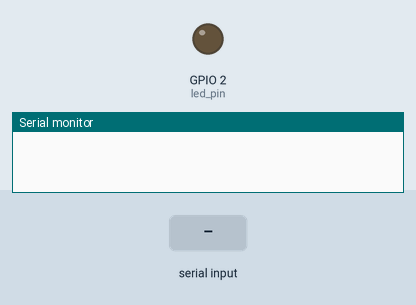
Recording of a sketch running on a simulated ESP32. On the bench: output pins drawn as LEDs (lit = HIGH), the last lines printed to the serial monitor. The inputs (shaded band) are chosen by the test bench.

Above: at 1.8 s.
1.9 s: "1\n" received over Serial
At 2.4 s:
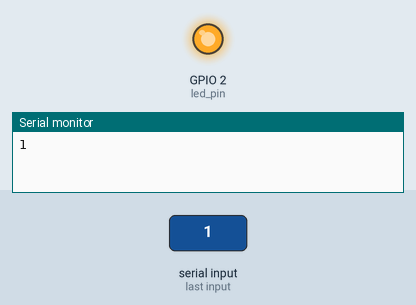
Timing chart, 0 to 8.4 s (numbered marks = the images above; inputs shaded):
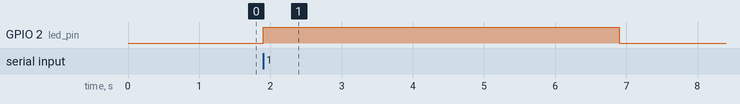

Measured:
- after the input at 1.9 s, GPIO 2 (led_pin): LOW → HIGH at once, → LOW 5.0 s later

The sketch:

Example7_Solution.ino
```cpp
// Use only core 1 for demo purposes
#if CONFIG_FREERTOS_UNICORE
static const BaseType_t app_cpu = 0;
#else
static const BaseType_t app_cpu = 1;
#endif

// Globals
static const int led_pin = LED_BUILTIN;
static char message[255];
static char c;
static int i, len = 0;
static TimerHandle_t one_shot_timer = NULL;

// Callback function: Turn off LED when timer expires
void autoDimmerCallback(TimerHandle_t xTimer) {
  digitalWrite(led_pin, LOW);
}

// Our task: Echo message input by user
void EchoMessage(void *parameter)
{
  while (1)
  {
    if (Serial.available())
    {
      c = Serial.read();

      // Turn on the LED
      digitalWrite(led_pin, HIGH);

      message[i] = c;
      i++;
      if (c == '\n')
      {
        len = i;
        i = 0;
        message[len - 1] = '\0';
        Serial.println(message);

        // Start timer (if timer is already running, this will act as xTimerReset() instead)
        xTimerStart(one_shot_timer, portMAX_DELAY);
      }
    }
  }
}

void setup() {
  // put your setup code here, to run once:
  // Configure Serial
  Serial.begin(115200);

  // Configure LED pin
  pinMode(led_pin, OUTPUT);

  // Wait a moment to start (so we don't miss Serial output)
  vTaskDelay(1000 / portTICK_PERIOD_MS);

  // Create a one-shot timer
  one_shot_timer = xTimerCreate(
                      "One-shot timer",             // Name of timer
                      5000 / portTICK_PERIOD_MS,    // Period of timer (in ticks)
                      pdFALSE,                      // Auto-reload
                      (void *)0,                    // Timer ID
                      autoDimmerCallback);          // Callback function

  // Start command line interface (CLI) task
  xTaskCreatePinnedToCore(EchoMessage,
                          "Echo Message",
                          1024,
                          NULL,
                          1,
                          NULL,
                          app_cpu);

  // Delete "setup and loop" task
  vTaskDelete(NULL);
}

void loop() {
  // put your main code here, to run repeatedly:

}
```
